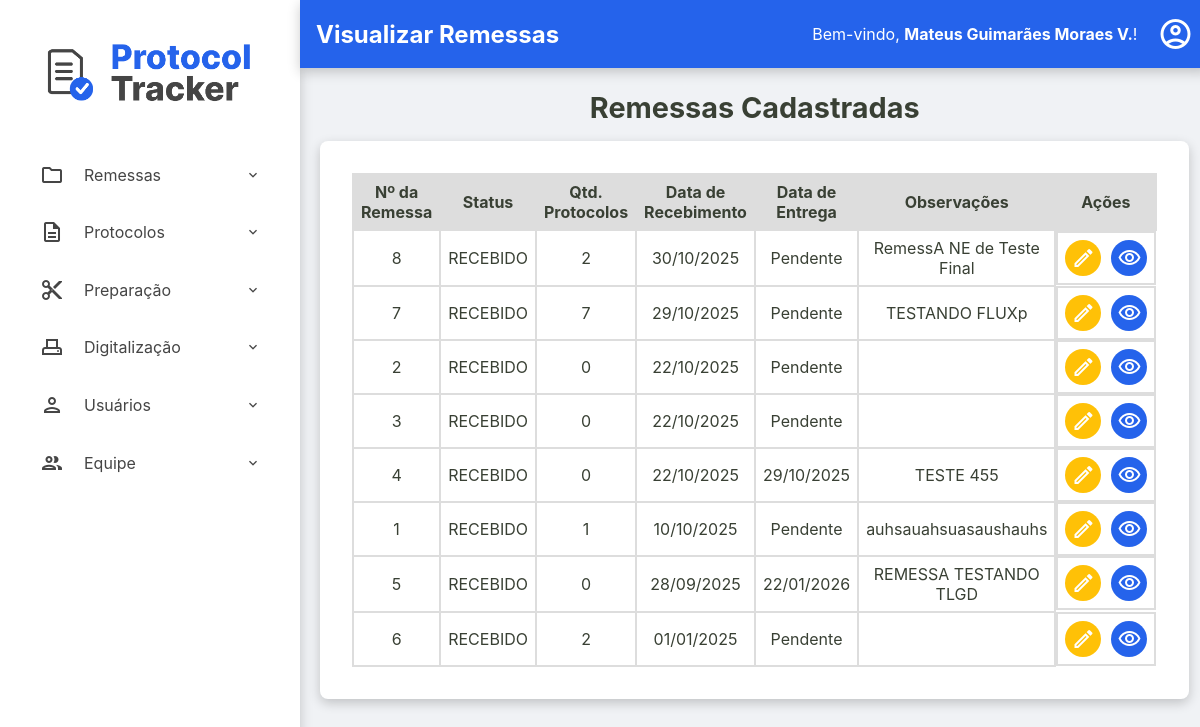
The app's page /admin/remessas/visualizar-remessas (signed in), older data.
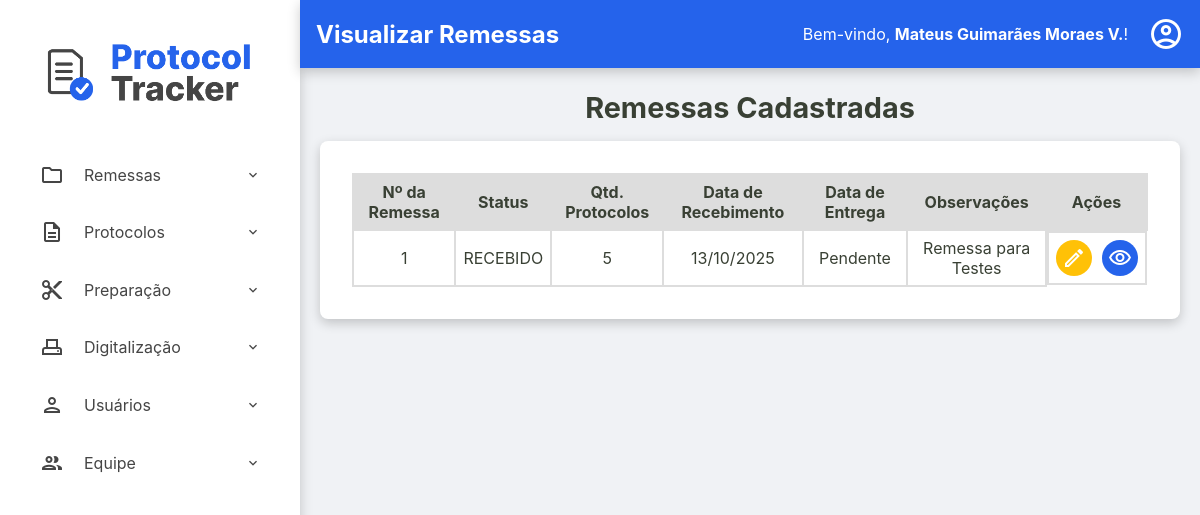
The same page, newer data.
### tables this page shows
CREATE TABLE usuarios (
    id INTEGER PRIMARY KEY AUTOINCREMENT,
    nome TEXT NOT NULL,
    email TEXT NOT NULL UNIQUE,
    cpf TEXT NOT NULL UNIQUE,
    hash_senha TEXT NOT NULL,
    permissao TEXT NOT NULL,
    data_criacao TEXT NOT NULL DEFAULT CURRENT_TIMESTAMP,
    status INTEGER NOT NULL DEFAULT 1
  );

CREATE TABLE remessas (
    numero_remessa INTEGER PRIMARY KEY, -- SQLite vai gerenciar o autoincremento aqui
    id TEXT NOT NULL UNIQUE, -- Seu ID de texto continua sendo obrigatório e único
    data_recebimento TEXT NOT NULL,
    data_entrega TEXT NULL,
    status TEXT NOT NULL DEFAULT 'RECEBIDO',
    quantidade_protocolos INTEGER NULL CHECK (quantidade_protocolos >= 0),
    id_administrador INTEGER NOT NULL,
    observacoes TEXT NULL,
    FOREIGN KEY (id_administrador) REFERENCES usuarios (id)
  );

### src/Controller/Admin/RemessaController.php (called while the page is built, shortened)
<?php
class RemessaController
{
    private ?Usuario $usuario_logado = null;
    private ?string $permissao = null;
    public function __construct(
        private RemessaRepository $remessaRepository,
        private RemessaService $remessaService,
        private ProtocoloRepository $protocoloRepository,
        private ProtocoloService $protocoloService,
        private UsuarioRepository $usuarioRepository,
        private DashboardService $dashboardService
    ) {
        $id_usuario = $_SESSION['usuario_logado_id'] ?? null;
        if ($id_usuario) {
            $this->usuario_logado = $this->usuarioRepository->findById($id_usuario);
        }
        if ($this->usuario_logado) {
            $this->permissao = $this->usuario_logado->getPermissao();
        }
    }
    public function exibirRemessas(?string $erro = null)
    {
        try {
            $titulo_da_pagina = "Visualizar Remessas";
            $usuario_logado = $this->usuario_logado;
            $permissao = $this->permissao;
            $listaRemessas = $this->remessaRepository->all();
            require __DIR__ . '/../../../templates/admin/visualizar-remessas.php';
        } catch (Exception $e) {
            $this->home($e->getMessage());
        }
    }
}

### src/Repository/UsuarioRepository.php (called while the page is built, shortened)
<?php
class UsuarioRepository implements UsuarioRepositoryInterface
{
    private PDO $connection;
    public function __construct(PDO $connection)
    {
        $this->connection = $connection;
    }
    public function findById(int $id): ?Usuario
    {
        $sqlQuery = "SELECT * FROM usuarios WHERE id = :id;";
        $stmt = $this->connection->prepare($sqlQuery);
        $stmt->bindValue(':id', $id);
        $stmt->execute();
        $dadosUsuario = $stmt->fetch();
        return Usuario::fromArray($dadosUsuario);
    }
}

### src/Model/Usuario.php (called while the page is built, shortened)
<?php
class Usuario {
    public function getNome(): string { return $this->nome; }
    public static function fromArray(array $array): self
    {
        try {
            $data_criacao = isset($array['data_criacao']) ? new DateTimeImmutable($array['data_criacao']) : null;
        } catch (Exception $e) {
            throw new Exception("Falha ao criar data");
        }
        return new self(
            (int) $array['id'],
            $array['nome'],
            $array['email'],
            $array['cpf'],
            $array['hash_senha'],
            $array['permissao'],
            $data_criacao,
            (bool) $array['status']
        );
    }
}

### src/Repository/RemessaRepository.php (called while the page is built, shortened)
<?php
class RemessaRepository implements RemessaRepositoryInterface
{
    private PDO $connection;
    public function __construct(PDO $connection)
    {
        $this->connection = $connection;
    }
    public function all(): array
    {
        $sqlQuery = "SELECT * FROM remessas ORDER BY data_recebimento DESC;";
        $stmt = $this->connection->query($sqlQuery);
        return $this->hidrataLista($stmt);
    }
    private function hidrataLista(PDOStatement $stmt): array
    {
        $listaDeRemessas = [];
        while($dadosRemessa = $stmt->fetch()){
            $listaDeRemessas[] = Remessa::fromArray($dadosRemessa);
        }
        return $listaDeRemessas;
    }
}

### src/Model/Remessa.php (called while the page is built, shortened)
<?php
class Remessa {
    public function getId(): string { return $this->id; }
    public function getNumeroRemessa(): int { return $this->numero_remessa; }
    public function getDataRecebimento(): DateTimeImmutable { return $this->data_recebimento; }
    public function getDataEntrega(): ?DateTimeImmutable { return $this->data_entrega; }
    public function getStatus(): string { return $this->status; }
    public function getQuantidadeProtocolos(): ?int { return $this->quantidade_protocolos; }
    public function getObservacoes(): ?string { return $this->observacoes; }
    public static function fromArray(array $array): self
    {
        try {
            $data_recebimento = new DateTimeImmutable($array['data_recebimento']);
            $data_entrega = isset($array['data_entrega']) ? new DateTimeImmutable($array['data_entrega']) : null;
        } catch (Exception $e) {
            throw new Exception("Falha ao criar data");
        }
        return new self(
            $array['id'],
            (int) $array['numero_remessa'] ?? null,
            $data_recebimento,
            $data_entrega,
            $array['status'],
            isset($array['quantidade_protocolos']) ? (int)$array['quantidade_protocolos'] : null,
            (int)$array['id_administrador'],
            $array['observacoes'] ?? null
        );
    }
}

### templates/admin/visualizar-remessas.php (the view, shortened to what this page needs)
<?php require __DIR__ . '/../components/_header.php'; ?>
<h2>Remessas Cadastradas</h2>
<section class="listagem-container">
    <table id="tabela-remessas" class="protocolos-table datatable-js">
        <thead>
            <tr>
                <th>Nº da Remessa</th>
                <th>Status</th>
                <th>Qtd. Protocolos</th>
                <th>Data de Recebimento</th>
                <th>Data de Entrega</th>
                <th>Observações</th>
                <th class="acoes-header">Ações</th>
            </tr>
        </thead>
        <tbody>
            <?php foreach ($listaRemessas as $remessa): ?>
                <tr>
                    <td><?= htmlspecialchars($remessa->getNumeroRemessa()) ?></td>
                    <td><?= htmlspecialchars($remessa->getStatus()) ?></td>
                    <td><?= htmlspecialchars($remessa->getQuantidadeProtocolos() ?? 0) ?></td>
                    <td><?= $remessa->getDataRecebimento() ? $remessa->getDataRecebimento()->format('d/m/Y') : 'N/A' ?></td>
                    <td><?= $remessa->getDataEntrega() ? $remessa->getDataEntrega()->format('d/m/Y') : 'Pendente' ?></td>
                    <td><?= htmlspecialchars($remessa->getObservacoes() ?? '') ?></td>
                    <td class="acoes-cell">
                        <a href="/admin/remessas/editar-remessa?id=<?= htmlspecialchars($remessa->getId()) ?>" class="btn-acao btn-editar" title="Editar Remessa">
                            <span class="material-icons-outlined">edit</span>
                        </a>
                        <a href="/admin/remessas/protocolos?id=<?= htmlspecialchars($remessa->getId()) ?>" class="btn-acao btn-detalhes" title="Ver Detalhes/Protocolos">
                            <span class="material-icons-outlined">visibility</span>
                        </a>
                    </td>
                </tr>
            <?php endforeach; ?>
        </tbody>
    </table>
</section>
<?php require __DIR__ . '/../components/_footer.php'; ?>

### public/index.php (shortened to what this page needs)
<?php
try {
    $connection = ConnectionCreatorSqlite::createConnectionSqlite();
    $protocoloRepository = new ProtocoloRepository($connection);
    $remessaRepository = new RemessaRepository($connection);
    $usuarioRepository = new UsuarioRepository($connection);
    $dashboardService = new DashboardService($protocoloRepository, $remessaRepository);
    $protocoloService = new ProtocoloService($protocoloRepository, $remessaRepository, $usuarioRepository);
    $remessaService = new RemessaService($remessaRepository, $usuarioRepository);
    $remessaController = new RemessaController($remessaRepository, $remessaService, $protocoloRepository, $protocoloService, $usuarioRepository, $dashboardService);
    $url = $_SERVER['REQUEST_URI'];
    $url = parse_url($url, PHP_URL_PATH);
    $method = $_SERVER['REQUEST_METHOD'];
    switch ($url) {
        case '/admin/remessas/visualizar-remessas':
            if($method === 'GET'){
                $remessaController->exibirRemessas();
            }
            break;
    }
} catch (Exception $e) {
    http_response_code(500);
    echo "<p>Mensagem do Erro: " . $e->getMessage() . "</p>";
}

### templates/components/_header.php (shortened to what this page needs)
<!DOCTYPE html>
<html lang="pt-br">
<head>
    <link rel="stylesheet" href="/assets/css/style.css">
    <link rel="stylesheet" href="https://cdn.datatables.net/2.0.8/css/dataTables.dataTables.css">
</head>
<body>
    <div class="container-principal">
        <aside class="sidebar">
            <div class="sidebar-logo">
                <a href="/home"><img src="/assets/imgs/ProtocolTrackerLogo.png" alt="Logo Protocol Tracker"></a>
            </div>
            <nav>
                <ul>
                    <?php if ($permissao === 'administrador'): ?>
                        <li class="has-submenu">
                            <a><span class="material-icons-outlined">folder</span> Remessas</a>
                        </li>
                        <li class="has-submenu">
                            <a><span class="material-icons-outlined">description</span> Protocolos</a>
                        </li>
                        <li class="has-submenu">
                            <a><span class="material-icons-outlined">content_cut</span> Preparação</a>
                        </li>
                        <li class="has-submenu">
                            <a><span class="material-icons-outlined">adf_scanner</span> Digitalização</a>
                        </li>
                        <li class="has-submenu">
                            <a><span class="material-icons-outlined">person</span> Usuários</a>
                        </li>
                        <li class="has-submenu">
                            <a><span class="material-icons-outlined">group</span> Equipe</a>
                        </li>
                    <?php endif; ?>
                </ul>
            </nav>
        </aside>
        <div class="div-conteudo-principal">
            <?php require __DIR__ . '/_content-header.php'; ?>
            <main class="conteudo-principal">

### templates/components/_content-header.php (shortened to what this page needs)
<div class="content-header">
    <div class="header-title">
        <h2><?= isset($titulo_da_pagina) ? htmlspecialchars($titulo_da_pagina) : 'Página sem Título' ?></h2>
    </div>
    <div class="logout">
        <?php if (isset($usuario_logado) && $usuario_logado): ?>
            <div class="welcome-message">
                <span>Bem-vindo, <strong><?= htmlspecialchars($usuario_logado->getNome()) ?></strong>!</span>
            </div>
            <div class="dropdown">
                <a href="#" id="user-menu-toggle" class="action-icon" title="Opções do Usuário">
                    <span class="material-icons-outlined">account_circle</span>
                </a>
            </div>
        <?php endif; ?>
    </div>
</div>

### templates/components/_footer.php (shortened to what this page needs)
            </main>
        </div>
    </div>
</body>
</html>

### public/assets/css/style.css (style rules this page uses)
:root { --cor-fundo-sidebar: #ffffff; --cor-fundo-sidebar-hover: #f2f6ff; --cor-fontes-sidebar: #454545; --cor-fundo-header: #2563eb; --cor-fontes-header: #ffffff; --cor-bordas: #ddd; --cor-fundo-body: #f0f2f5; --cor-fontes-body: #394034; --cor-fundo-sidebar-active: #dbe6ff; --cor-fontes-sidebar-active: #2563eb; --cor-bordas-focus: #80bdff; --cor-fontes-main-button: #ffffff; --cor-main-button: #2563eb; --cor-fontes-cards: #696969; --cor-icones-header: #969696; --cor-icones-header-hover: #007bff; --cor-primaria-erro: #ff2c2c; }
* { margin: 0; padding: 0; box-sizing: border-box; }
body { font-family: -apple-system, BlinkMacSystemFont, 'Segoe UI', Roboto, 'Helvetica Neue', Arial, sans-serif; background-color: var(--cor-fundo-body); color: var(--cor-fontes-body); display: flex; flex-direction: column; min-height: 100vh; }
a { text-decoration: none; }
.sidebar { width: 300px; background-color: var(--cor-fundo-sidebar); box-shadow: 0 4px 12px rgba(0,0,0,0.2); padding: 1.5rem; flex-shrink: 0; }
.sidebar nav ul { list-style: none; }
.sidebar nav ul li a { display: block; color: var(--cor-fontes-sidebar); padding: 0.8rem 1rem; border-radius: 6px; margin-bottom: 0.5rem; transition: background-color 0.2s ease-in-out; }
.sidebar-logo { text-align: center; margin-bottom: 1.5rem; }
.sidebar-logo img { max-width: 100%; height: auto; }
.content-header { width: 100%; margin: 0 auto 1.4rem auto; display: flex; justify-content: space-between; align-items: center; background-color: var(--cor-fundo-header); color: var(--cor-fontes-header); box-shadow: 0 4px 12px rgba(0,0,0,0.2); padding: 1rem; }
.content-header span { color: var(--cor-fontes-header); }
.action-icon { color: var(--cor-icones-header); transition: color 0.2s; display: flex; align-items: center; }
.action-icon .material-icons-outlined { font-size: 36px; }
.div-conteudo-principal { width: 100%; }
.container-principal { display: flex; flex-grow: 1; }
.conteudo-principal { flex-grow: 1; overflow-y: visible; display: flex; flex-direction: column; align-items: center; padding: 0 20px; }
.conteudo-principal h2, .conteudo-principal p { text-align: center; max-width: 800px; width: 100%; }
.conteudo-principal h2 { font-size: 1.8rem; color: var(--cor-fontes-body); margin-bottom: 1.0rem; align-self: center; }
.busca-form-container, .listagem-container { width: 100%; max-width: 1400px; box-shadow: 0 4px 12px rgba(0,0,0,0.2); margin: 0 auto; background-color: var(--cor-fundo-sidebar); padding: 2rem; border-radius: 8px; }
.protocolos-table { width: 100%; border-collapse: collapse; border-spacing: 0; }
.protocolos-table th, .protocolos-table td { padding: 7px; border: 2px solid var(--cor-bordas); text-align: center; vertical-align: middle; }
.protocolos-table thead { background-color: var(--cor-bordas); }
.acoes-header { text-align: center; }
.acoes-cell { display: flex; justify-content: center; align-items: center; gap: 10px; }
.btn-acao { display: inline-flex; padding: 6px; border: none; border-radius: 50%; cursor: pointer; transition: background-color 0.2s; color: #fff; }
.btn-editar { background-color: #ffc107; }
.btn-detalhes { background-color: #2563eb; }
.material-icons-outlined { vertical-align: middle; }
.dropdown { position: relative; display: inline-block; }
.logout { display: flex; align-items: center; justify-content: center; gap: 20px; }
.sidebar nav ul li { position: relative; }
.sidebar nav ul li.has-submenu > a::after { content: 'expand_more'; font-family: 'Material Icons Outlined'; position: absolute; right: 15px; transition: transform 0.3s ease-in-out; }
.sidebar nav ul li > a { cursor: pointer; display: flex; align-items: center; gap: 20px; }

Row changes from the older to the newer data that the page shows:
removed remessas: numero_remessa "8", status "RECEBIDO", quantidade_protocolos "2", format "30/10/2025", shows "Pendente", observacoes "RemessA NE de Teste Final"
removed remessas: numero_remessa "7", status "RECEBIDO", quantidade_protocolos "7", format "29/10/2025", shows "Pendente", observacoes "TESTANDO FLUXp"
removed remessas: numero_remessa "2", status "RECEBIDO", quantidade_protocolos "0", format "22/10/2025", shows "Pendente"
removed remessas: numero_remessa "3", status "RECEBIDO", quantidade_protocolos "0", format "22/10/2025", shows "Pendente"
removed remessas: numero_remessa "4", status "RECEBIDO", quantidade_protocolos "0", format "22/10/2025", format "29/10/2025", observacoes "TESTE 455"
removed remessas: numero_remessa "5", status "RECEBIDO", quantidade_protocolos "0", format "28/09/2025", format "22/01/2026", observacoes "REMESSA TESTANDO TLGD"
removed remessas: numero_remessa "6", status "RECEBIDO", quantidade_protocolos "2", format "01/01/2025", shows "Pendente"
changed remessas "RECEBIDO": quantidade_protocolos "1" → "5"; format "10/10/2025" → "13/10/2025"; observacoes "auhsauahsuasaushauhs" → "Remessa para Testes"
